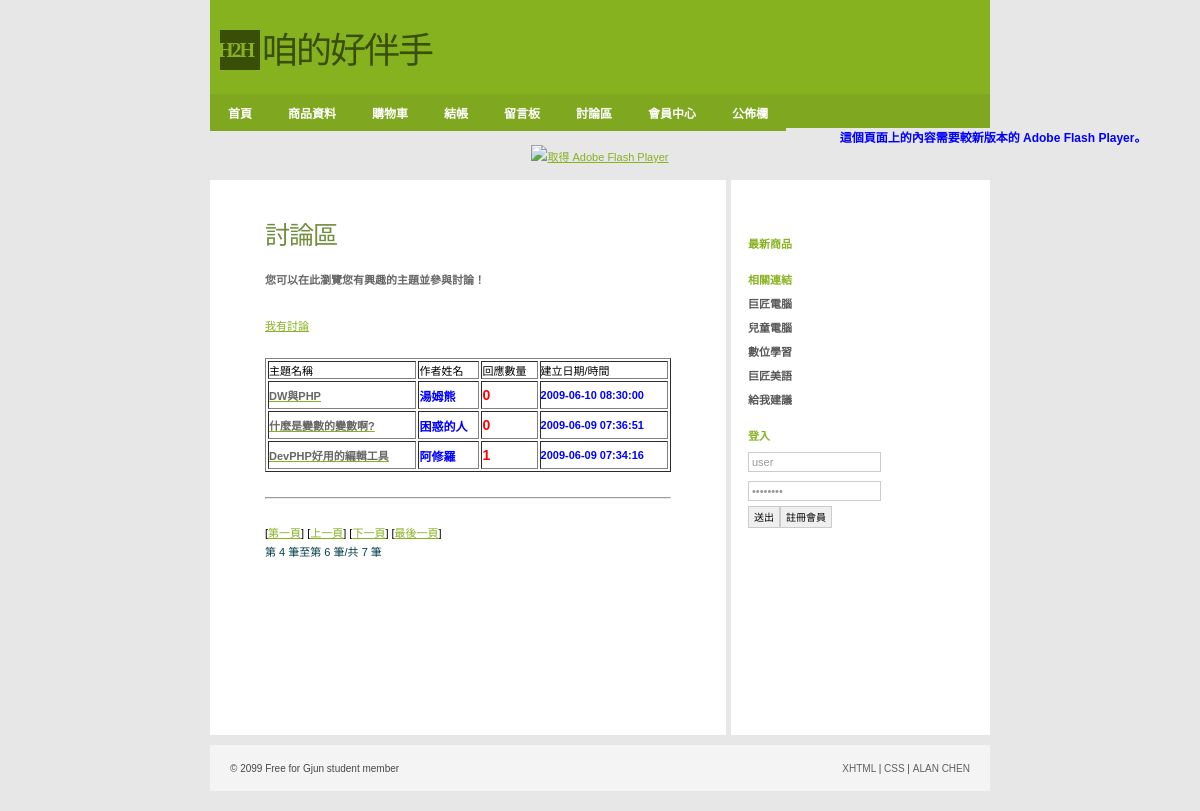
Page /php_incomplete/Shop/titleView.php?pageNum_Recordset1=1 on the committed database.
### tables this page shows
CREATE TABLE `titles` (
  `titleid` int(11) NOT NULL COMMENT '討論主題編號',
  `email` varchar(100) DEFAULT NULL COMMENT '電子郵件',
  `name` varchar(50) NOT NULL COMMENT '作者姓名',
  `subject` varchar(255) NOT NULL COMMENT '討論主題',
  `memo` text NOT NULL COMMENT '討論內容',
  `createDate` datetime DEFAULT NULL COMMENT '主題討論發起日',
  `lastNewsDate` datetime DEFAULT NULL COMMENT '主題最後討論日',
  `count` int(11) DEFAULT '0' COMMENT '參與討論數量'
);

### php_incomplete/Shop/titleView.php (the view, shortened to what this page needs)
<?php require_once('../Connections/shop.php'); ?>
<?php
$maxRows_Recordset1 = 3;
$pageNum_Recordset1 = 0;
if (isset($_GET['pageNum_Recordset1'])) {
  $pageNum_Recordset1 = $_GET['pageNum_Recordset1'];
}
$startRow_Recordset1 = $pageNum_Recordset1 * $maxRows_Recordset1;
$query_Recordset1 = "SELECT * FROM titles ORDER BY createDate DESC";
$query_limit_Recordset1 = sprintf("%s LIMIT %d, %d", $query_Recordset1, $startRow_Recordset1, $maxRows_Recordset1);
$Recordset1 = mysql_query($query_limit_Recordset1, $shop) or die(mysql_error());
$row_Recordset1 = mysql_fetch_assoc($Recordset1);
if (isset($_GET['totalRows_Recordset1'])) {
  $totalRows_Recordset1 = $_GET['totalRows_Recordset1'];
} else {
  $all_Recordset1 = mysql_query($query_Recordset1);
  $totalRows_Recordset1 = mysql_num_rows($all_Recordset1);
}
$totalPages_Recordset1 = ceil($totalRows_Recordset1/$maxRows_Recordset1)-1;
?>
<!DOCTYPE html PUBLIC "-//W3C//DTD XHTML 1.0 Strict//EN"
"http://www.w3.org/TR/xhtml1/DTD/xhtml1-strict.dtd">
<html xmlns="http://www.w3.org/1999/xhtml">
<head>
<link rel="stylesheet" href="../css/styles.css" media="all" type="text/css" />
</head>
<body>
  <div id="header">
      <div class="subContainer">
            <div id="logo">
            <div id="box">H2H</div>
            <p>咱的好伴手</p>
            </div>
    </div>
</div>
<div id="navigation">
	<ul id="sddm">
        <li><a href="index.php">首頁</a></li>
        <li><a href="product.php">商品資料</a></li>
        <li><a href="cart.php">購物車</a></li>
        <li><a href="checkOut.php">結帳</a></li>
        <li><a href="guestBook.php">留言板</a></li>
        <li><a href="titleView.php">討論區</a></li>
	    <li><a href="#"
        onmouseover="mopen('m1')"
        onmouseout="mclosetime()">會員中心</a>
    	</li>
	    <li><a href="#"
        onmouseover="mopen('m2')"
        onmouseout="mclosetime()">公佈欄</a>
    	</li>
		</ul>
</div>
<object id="FlashID" classid="clsid:D27CDB6E-AE6D-11cf-96B8-444553540000" width="780" height="120">
    <object type="application/x-shockwave-flash" data="../Scripts/pic.swf" width="780" height="120">
      <div>
        <h4>這個頁面上的內容需要較新版本的 Adobe Flash Player。</h4>
        <p><a href="http://www.adobe.com/go/getflashplayer"><img src="http://www.adobe.com/images/shared/download_buttons/get_flash_player.gif" alt="取得 Adobe Flash Player" width="112" height="33" /></a></p>
      </div>
    </object>
  </object>
<div id="container">
  <div id="primaryContent">
    <h2>討論區</h2>
    <h3>您可以在此瀏覽您有興趣的主題並參與討論！</h3>
    <p>&nbsp;</p>
    <a href="createTitle.php">我有討論</a>
    <p>&nbsp;</p>
    <table border="1" width="100%">
    <tr>
    <td>主題名稱</td>
    <td>作者姓名</td>
    <td>回應數量</td>
    <td>建立日期/時間</td>
    </tr>
    <?php do { ?>
  <tr>
    <td><a href="detailsView.php?titleid=<?php echo $row_Recordset1['titleid']; ?>"><h3><?php echo $row_Recordset1['subject']; ?></h3></a></td>
    <td><h4><?php echo $row_Recordset1['name']; ?></h4></td>
    <td><h5><?php echo $row_Recordset1['count']; ?></h5></td>
    <td><h6><?php echo $row_Recordset1['createDate']; ?></h6></td>
  </tr>
  <?php } while ($row_Recordset1 = mysql_fetch_assoc($Recordset1)); ?>
    </table>
    <p>&nbsp;</p>
    <hr>
    <p>&nbsp;</p>
        [<a href="<?php printf("%s?pageNum_Recordset1=%d%s", $currentPage, 0, $queryString_Recordset1); ?>">第一頁</a>]
        [<a href="<?php printf("%s?pageNum_Recordset1=%d%s", $currentPage, max(0, $pageNum_Recordset1 - 1), $queryString_Recordset1); ?>">上一頁</a>]
        [<a href="<?php printf("%s?pageNum_Recordset1=%d%s", $currentPage, min($totalPages_Recordset1, $pageNum_Recordset1 + 1), $queryString_Recordset1); ?>">下一頁</a>]
        [<a href="<?php printf("%s?pageNum_Recordset1=%d%s", $currentPage, $totalPages_Recordset1, $queryString_Recordset1); ?>">最後一頁</a>]
        <p>第 <?php echo ($startRow_Recordset1 + 1) ?> 筆至第 <?php echo min($startRow_Recordset1 + $maxRows_Recordset1, $totalRows_Recordset1) ?> 筆/共 <?php echo $totalRows_Recordset1 ?>  筆</p>
    <p>&nbsp;</p>
    <p>&nbsp;</p>
    <p>&nbsp;</p>
    <p>&nbsp;</p>
    <p>&nbsp;</p>
    <p>&nbsp;</p>
  </div>
  <div id="secondaryContent">
    <p>&nbsp;</p>
    <h3>最新商品</h3>
    <h3>相關連結</h3>
    <ul class="links">
      <li><a href="http://www.pcschool.com.tw/">巨匠電腦</a></li>
      <li><a href="http://kid.pcschool.com.tw/">兒童電腦</a></li>
      <li><a href="http://www.soeasyedu.com.tw/">數位學習</a></li>
      <li><a href="http://www.soeasyedu.com.tw/">巨匠美語</a></li>
      <li><a href="http://www.off.com.tw/weiblog">給我建議</a>
    </ul>
    <h3>登入</h3>
    <form action="" method="post">
      <p>
        <input value="user" name="user" />
      </p>
      <p>
        <input name="password" type="password" value="password" />
      </p>
        <button type="submit">送出</button><button>註冊會員</button>
    </form>
  </div>
        <br class="clear" />
</div>
    <div id="footer">
        <ul>
            <li id="copyright">&copy; 2099 Free for Gjun student member</li>
            <li id="links">
                <ul>
                    <li><a href="#">XHTML</a> |</li>
                    <li><a href="#">CSS</a> |</li>
                    <li><a href="http://gjun.tw">ALAN CHEN</a></li>
                </ul>
            </li>
        </ul>
    </div>
</body>
</html>

### php_incomplete/css/styles.css (style rules this page uses)
* { margin:0; padding:0; font-family:Verdana, Arial, Helvetica, sans-serif; }
body, html { margin:0; padding:0; background:#e7e7e7; text-align:center; margin-bottom:10px; }
h2 { font-family:'Georgia'; font-size:25px; letter-spacing:-1px; margin-top:15px; margin-bottom:20px; font-weight:normal; color:#718e3e; }
h3 { font-size:11px; font-weight:bold; color:#666; margin:5px 0; }
h4 { font-size:12px; color:#00F; }
h5 { font-size:14px; color:#F00; }
h6 { color:#00F; font-size:11px; line-height:25px; }
p { color:#043f4a; font-size:11px; line-height:25px; }
a { color:#87B220; text-decoration:underline; }
#container { width:780px; margin:10px auto; padding:0; background:#fff; text-align:left; }
#logo { margin:0; padding:0px; }
#logo #box { float:left; clear:none; height:40px; width:40px; margin:0 0 0 10px; padding:0px; background:#394E06; color:#87B220; font-family:Georgia, "Times New Roman", Times, serif; font-weight:bold; font-size:20px; line-height:40px; letter-spacing:-2px; text-indent:-2px; }
#logo p { float:left; clear:none; height:40px; width:260px; margin:0; padding:0; color:#394E06; font-family:Georgia, "Times New Roman", Times, serif; font-weight:normal; font-size:36px; text-indent:2px; line-height:43px; letter-spacing:-2px; font-style: normal; }
.subContainer, #navigation ul { width:780px; margin:0 auto; }
#header { text-align:left; margin:0 auto; padding:30px 0 0 0px; height:64px; background:#87b220; width: 780px; }
#navigation { margin:0 auto; padding:0; background:#7fa71f; height:34px; width: 780px; list-style:none; }
#navigation li { float:left; clear:none; list-style:none; }
#navigation li a { color:#fff; display:block; font-size:12px; text-decoration:none; font-weight:bold; padding:10px 18px; }
input { background-color: #FFF; color: #999999; border: 1px solid #CCC; font-size: 11px; padding: 3px; width:125px; }
button { background-color:#EFEFEF; line-height:13px; color: #000; border: 1px solid #CCC; font-size: 10px; height:22px; margin: 0; padding: 0 5px; }
form p { padding:2px 0; }
img { border:0; }
#primaryContent { width:406px; padding:20px 55px; border-right:5px solid #e7e7e7; font-size:11px; float:left; clear:none; }
#secondaryContent { width:228px; padding:10px 14px; font-size:11px; float:right; clear:none; }
#secondaryContent h3 { color:#87b220; margin-top:20px; }
#secondaryContent ul { list-style:none; }
#secondaryContent li { list-style:none; padding-left:20px; margin:8px 0; background:url('../images/tiny_bullet.png') left bottom no-repeat; }
#secondaryContent li a { color:#575757; font-weight:bold; text-decoration:none; }
#secondaryContent .links li { padding-left:0px; margin:8px 0; background:none; }
#footer { margin:0 auto; margin-bottom:10px; height:10px; padding:18px 20px; clear:both; width:740px; text-align:left; font-size:10px; color:#484848; background:#f4f4f4; }
#footer ul { list-style:none; }
#footer li { list-style:none; display:inline; }
#footer #copyright { float:left; clear:none; }
#footer #links { float:right; clear:none; }
#footer a { color:#606060; text-decoration:none; }
#sddm { margin:0 auto; padding:0; background:#7fa71f; height:34px; width: 780px; list-style:none; }
#sddm li { float:left; clear:none; list-style:none; }
#sddm li a { color:#fff; background:#7fa71f; display:block; font-size:12px; text-decoration:none; font-weight:bold; padding:10px 18px; }
#sddm a { background:url('../images/nav_bg.gif'); }

### rows in the picture
titles: subject "DW與PHP", name "湯姆熊", count "0", createDate "2009-06-10 08:30:00"
titles: subject "什麼是變數的變數啊?", name "困惑的人", count "0", createDate "2009-06-09 07:36:51"
titles: subject "DevPHP好用的編輯工具", name "阿修羅", count "1", createDate "2009-06-09 07:34:16"

### other values in the picture
$startRow_Recordset1 + 1 "4"
min($startRow_Recordset1 + $maxRows_Recordset1, $totalRows_Recordset1) "6"
$totalRows_Recordset1 "7"
